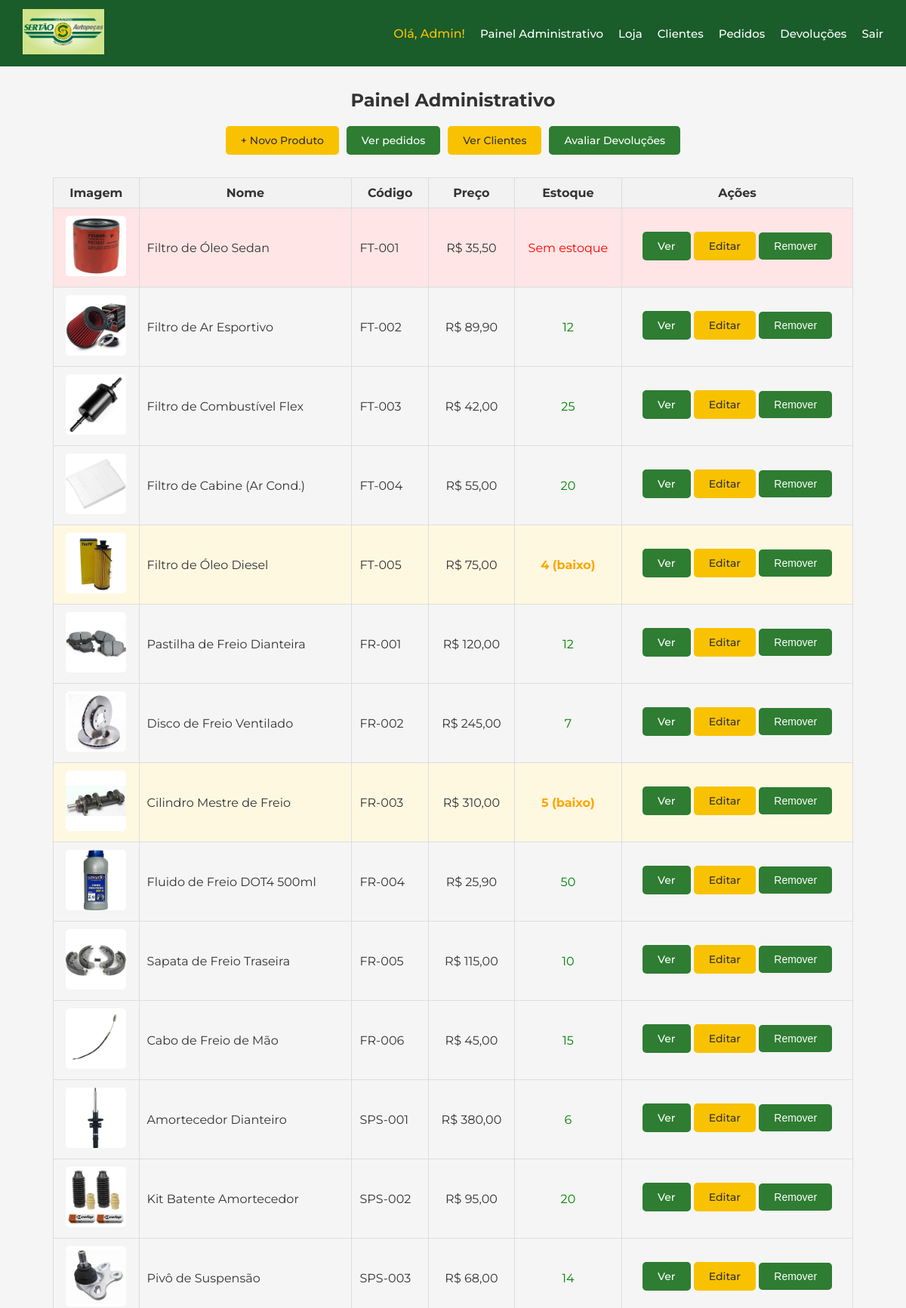
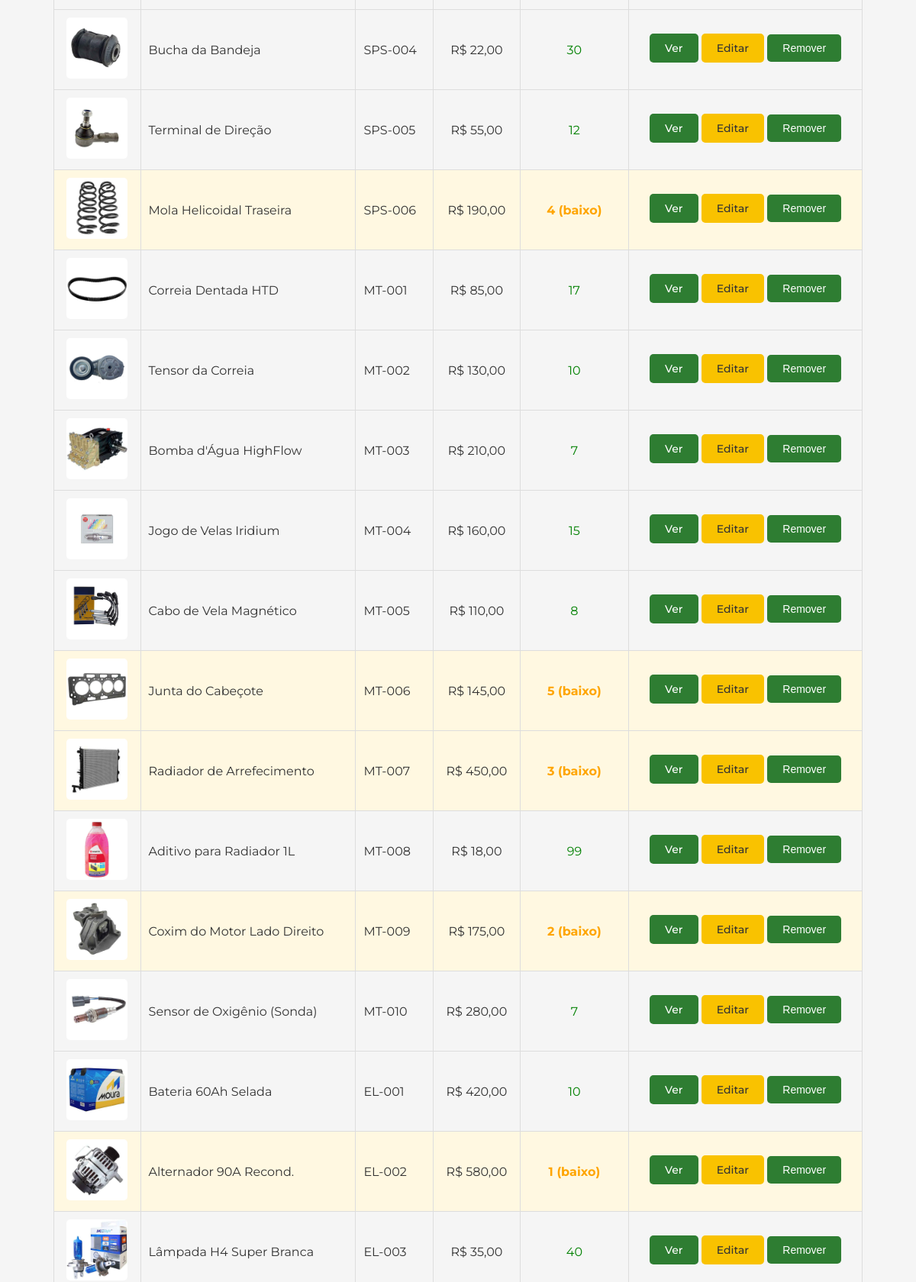
The app's page /admin (signed in, upper part) with its own data (2 pictures, top to bottom).
### app/models.py (models this page shows)
class Usuario(UserMixin, db.Model):
    id = db.Column(db.Integer, primary_key=True)
    nome = db.Column(db.String(100), nullable=False)
    email = db.Column(db.String(100), nullable=False, unique=True)
    senha = db.Column(db.String(100), nullable=False)
    perfil = db.Column(db.String(100), nullable=False)
    endereco = db.Column(db.String(200), nullable=True)
    cidade = db.Column(db.String(100), nullable=True)
    estado = db.Column(db.String(2), nullable=True)
    cep = db.Column(db.String(9), nullable=True)
    data_cadastro = db.Column(db.DateTime, default=agora_brasilia)
    pedidos = db.relationship('Pedido', back_populates='usuario')

class Produto(db.Model):
    id = db.Column(db.Integer, primary_key=True)
    nome = db.Column(db.String(100), nullable=False)
    codigo = db.Column(db.String(100), nullable=False, unique=True)
    categoria = db.Column(db.String(100), nullable=False)
    preco = db.Column(db.Float, nullable=False)
    quantidade = db.Column(db.Integer, nullable=False, default=0)
    imagem = db.Column(db.String(200), nullable=True, default='default.jpg')

### app/routes/admin.py (the view)
@admin.route('/admin')
@login_required
def painel_admin():
    if current_user.perfil != 'ADMIN':
        return redirect('/loja')
    produtos = Produto.query.all()
    return render_template('admin/inventario.html', produtos=produtos)

### app/models.py (called while the page is built)
@login_manager.user_loader
def load_user(user_id):
    return Usuario.query.get(int(user_id))

### app/templates/admin/inventario.html (shortened to what this page needs)
{% extends 'base.html' %}
{% block conteudo %}
<h2 style="text-align: center;">Painel Administrativo</h2>
<div style="margin-top: 20px; display: flex; justify-content: center; gap: 10px; flex-wrap: wrap;">
    <a href="/admin/produto/novo" class="btn btn-primary">
        + Novo Produto
    </a>
    <a href="/admin/pedidos" class="btn btn-secondary">
        Ver pedidos
    </a>
        <a href="/admin/clientes" class="btn btn-primary">
        Ver Clientes
    </a>
    <a href="/admin/devolucoes" class="btn btn-secondary">
        Avaliar Devoluções
    </a>
</div>
<table style="width: 100%; border-collapse: collapse; margin-top: 30px;">
    <thead>
        <tr style="background-color: #f2f2f2;">
            <th style="padding: 10px; border: 1px solid #ddd;">Imagem</th>
            <th style="padding: 10px; border: 1px solid #ddd;">Nome</th>
            <th style="padding: 10px; border: 1px solid #ddd;">Código</th>
            <th style="padding: 10px; border: 1px solid #ddd;">Preço</th>
            <th style="padding: 10px; border: 1px solid #ddd;">Estoque</th>
            <th style="padding: 10px; border: 1px solid #ddd;">Ações</th>
        </tr>
    </thead>
    <tbody>
    {% for produto in produtos %}
        <tr
            {% if produto.quantidade == 0 %}
                style="background-color: #ffe5e5;"
            {% elif produto.quantidade <= 5 %}
                 style="background-color: #fff8e1;"
            {% endif %}
            >
            <td style="padding: 10px; border: 1px solid #ddd; text-align: center;">
                {% if produto.imagem %}
                    <img src="/static/uploads/{{ produto.imagem }}"
                         style="width: 80px; height: 80px; object-fit: cover; border-radius: 5px;">
                {% else %}
                    <span>Sem imagem</span>
                {% endif %}
            </td>
            <td style="padding: 10px; border: 1px solid #ddd;">
                {{ produto.nome }}
            </td>
            <td style="padding: 10px; border: 1px solid #ddd;">
                {{ produto.codigo }}
            </td>
            <td style="padding: 10px; border: 1px solid #ddd; text-align: center;">
                R$ {{ produto.preco | moeda }}
            </td>
            <td style="padding: 10px; border: 1px solid #ddd; text-align: center;">
                {% if produto.quantidade > 0 %}
                    <span style="color: green;">
                        {% if produto.quantidade == 0 %}
                            <span style="color: red; font-weight: bold;">
                                Sem estoque
                            </span>
                        {% elif produto.quantidade <= 5 %}
                            <span style="color: orange; font-weight: bold;">
                                {{ produto.quantidade }} (baixo)
                            </span>
                        {% else %}
                            <span style="color: green;">
                                {{ produto.quantidade }}
                            </span>
                        {% endif %}
                    </span>
                {% else %}
                    <span style="color: red;">
                        Sem estoque
                    </span>
                {% endif %}
            </td>
            <td style="padding: 10px; border: 1px solid #ddd; text-align: center;">
                <a href="/produto/{{ produto.id }}"
                   class="btn btn-secondary"
                   style="margin-bottom: 5px; display: inline-block;">
                    Ver
                </a>
                <a href="/admin/produto/editar/{{ produto.id }}"
                   class="btn btn-primary"
                   style="margin-bottom: 5px; display: inline-block;">
                    Editar
                </a>
                <form action="/admin/produto/remover" method="POST" style="display: inline;">
                    <button type="submit" class="btn btn-secondary"
                            onclick="return confirm('Tem certeza que deseja remover este produto?')">
                        Remover
                    </button>
                </form>
            </td>
        </tr>
    {% endfor %}
    </tbody>
</table>
{% endblock %}

### app/templates/base.html (shortened to what this page needs)
<!DOCTYPE html>
<html lang="pt-BR">
<head>
    <link rel="stylesheet" href="{{ url_for('static', filename='css/base.css') }}">
    <link rel="stylesheet" href="{{ url_for('static', filename='css/layout.css') }}">
    <link rel="stylesheet" href="{{ url_for('static', filename='css/componentes.css') }}">
    <link rel="stylesheet" href="{{ url_for('static', filename='css/utils.css') }}">
    <link rel="stylesheet" href="{{ url_for('static', filename='css/carrinho.css') }}">
    <link rel="stylesheet" href="{{ url_for('static', filename='css/toast.css') }}">
</head>
<body>
<nav class="navbar">
    <a href="/loja">
        <img src="{{ url_for('static', filename='uploads/logo.jpeg') }}" alt="Sertão Autopeças">
    </a>
    <div class="navbar-links" id="navbar-links">
        {% if current_user.is_authenticated %}
            <span class="navbar-user">Olá, {{ current_user.nome }}!</span>
            {% if current_user.perfil == 'CLIENTE' %}
                <a href="/loja">Loja</a>
                <a href="/carrinho" aria-label="Carrinho" style="position: relative; text-decoration: none; color: white;">
                    🛒
                    <span id="badge-carrinho"></span>
                </a>
                <a href="/meus-pedidos">Meus Pedidos</a>
            {% else %}
                <a href="/admin">Painel Administrativo</a>
                <a href="/">Loja</a>
                <a href="/admin/clientes">Clientes</a>
                <a href="/admin/pedidos">Pedidos</a>
                <a href="/admin/devolucoes">Devoluções</a>
            {% endif %}
            <a href="/logout">Sair</a>
        {% else %}
            <a href="/loja">Loja</a>
            <a href="/login">Login</a>
            <a href="/cadastro">Cadastre-se</a>
        {% endif %}
    </div>
</nav>
<div class="container">
    {% block conteudo %}{% endblock %}
</div>
</body>
</html>

### app/static/css/base.css (style rules this page uses)
* { margin: 0; padding: 0; box-sizing: border-box; }
body { font-family: 'Montserrat', sans-serif; background-color: #f5f5f5; color: #333333; display: flex; flex-direction: column; min-height: 100vh; }

### app/static/css/layout.css (style rules this page uses)
.navbar { background-color: #1a5c2a; padding: 12px 30px; display: flex; align-items: center; justify-content: space-between; }
.navbar img { height: 60px; }
.navbar-links { display: flex; align-items: center; gap: 20px; }
.navbar-links a { color: #ffffff; text-decoration: none; font-weight: 500; font-size: 15px; }
.navbar-user { color: #f9c200; font-weight: 500; }
.container { max-width: 1100px; width: 100%; margin: 30px auto; padding: 0 20px; flex: 1; }

### app/static/css/componentes.css (style rules this page uses)
.btn { display: inline-block; padding: 10px 20px; border: none; border-radius: 5px; cursor: pointer; font-size: 14px; font-weight: 500; text-decoration: none; }
.btn-primary { background-color: #f9c200; color: #333333; }
.btn-secondary { background-color: #2e7d32; color: white; }

### records on screen
Usuario: nome "Admin"
Produto: imagem (picture), nome "Filtro de Óleo Sedan", codigo "FT-001", preco|moeda "35,50", quantidade "Sem estoque"
Produto: imagem (picture), nome "Filtro de Ar Esportivo", codigo "FT-002", preco|moeda "89,90", quantidade "12"
Produto: imagem (picture), nome "Filtro de Combustível Flex", codigo "FT-003", preco|moeda "42,00", quantidade "25"
Produto: imagem (picture), nome "Filtro de Cabine (Ar Cond.)", codigo "FT-004", preco|moeda "55,00", quantidade "20"
Produto: imagem (picture), nome "Filtro de Óleo Diesel", codigo "FT-005", preco|moeda "75,00", quantidade "4"
Produto: imagem (picture), nome "Pastilha de Freio Dianteira", codigo "FR-001", preco|moeda "120,00", quantidade "12"
Produto: imagem (picture), nome "Disco de Freio Ventilado", codigo "FR-002", preco|moeda "245,00", quantidade "7"
Produto: imagem (picture), nome "Cilindro Mestre de Freio", codigo "FR-003", preco|moeda "310,00", quantidade "5"
Produto: imagem (picture), nome "Fluido de Freio DOT4 500ml", codigo "FR-004", preco|moeda "25,90", quantidade "50"
Produto: imagem (picture), nome "Sapata de Freio Traseira", codigo "FR-005", preco|moeda "115,00", quantidade "10"
Produto: imagem (picture), nome "Cabo de Freio de Mão", codigo "FR-006", preco|moeda "45,00", quantidade "15"
Produto: imagem (picture), nome "Amortecedor Dianteiro", codigo "SPS-001", preco|moeda "380,00", quantidade "6"
Produto: imagem (picture), nome "Kit Batente Amortecedor", codigo "SPS-002", preco|moeda "95,00", quantidade "20"
Produto: imagem (picture), nome "Pivô de Suspensão", codigo "SPS-003", preco|moeda "68,00", quantidade "14"
Produto: imagem (picture), nome "Bucha da Bandeja", codigo "SPS-004", preco|moeda "22,00", quantidade "30"
Produto: imagem (picture), nome "Terminal de Direção", codigo "SPS-005", preco|moeda "55,00", quantidade "12"
Produto: imagem (picture), nome "Mola Helicoidal Traseira", codigo "SPS-006", preco|moeda "190,00", quantidade "4"
Produto: imagem (picture), nome "Correia Dentada HTD", codigo "MT-001", preco|moeda "85,00", quantidade "17"
Produto: imagem (picture), nome "Tensor da Correia", codigo "MT-002", preco|moeda "130,00", quantidade "10"
Produto: imagem (picture), nome "Bomba d'Água HighFlow", codigo "MT-003", preco|moeda "210,00", quantidade "7"
Produto: imagem (picture), nome "Jogo de Velas Iridium", codigo "MT-004", preco|moeda "160,00", quantidade "15"
Produto: imagem (picture), nome "Cabo de Vela Magnético", codigo "MT-005", preco|moeda "110,00", quantidade "8"
Produto: imagem (picture), nome "Junta do Cabeçote", codigo "MT-006", preco|moeda "145,00", quantidade "5"
Produto: imagem (picture), nome "Radiador de Arrefecimento", codigo "MT-007", preco|moeda "450,00", quantidade "3"
Produto: imagem (picture), nome "Aditivo para Radiador 1L", codigo "MT-008", preco|moeda "18,00", quantidade "99"
Produto: imagem (picture), nome "Coxim do Motor Lado Direito", codigo "MT-009", preco|moeda "175,00", quantidade "2"
Produto: imagem (picture), nome "Sensor de Oxigênio (Sonda)", codigo "MT-010", preco|moeda "280,00", quantidade "7"
Produto: imagem (picture), nome "Bateria 60Ah Selada", codigo "EL-001", preco|moeda "420,00", quantidade "10"
Produto: imagem (picture), nome "Alternador 90A Recond.", codigo "EL-002", preco|moeda "580,00", quantidade "1"
Produto: imagem (picture), nome "Lâmpada H4 Super Branca", codigo "EL-003", preco|moeda "35,00", quantidade "40"
